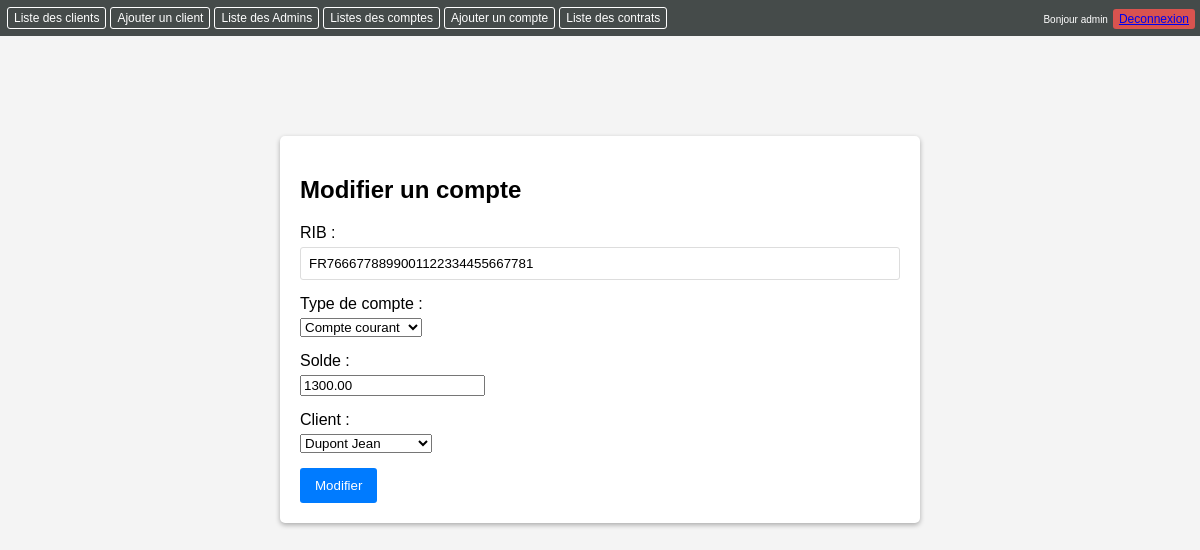
/index.php?action=modifier_compte&id=4 (signed in), run on the app's committed database.
### tables this page shows
CREATE TABLE `comptes` (
  `id` int(11) NOT NULL,
  `rib` varchar(34) NOT NULL,
  `typeCompte` varchar(20) NOT NULL,
  `solde` decimal(10,2) NOT NULL,
  `idClient` int(11) NOT NULL
);

CREATE TABLE `clients` (
  `id` int(11) NOT NULL,
  `nom` varchar(50) NOT NULL,
  `prenom` varchar(50) NOT NULL,
  `email` varchar(100) NOT NULL,
  `telephone` varchar(20) DEFAULT NULL,
  `adresse` varchar(255) DEFAULT NULL
);

### views/comptes/edit.php (the view, shortened to what this page needs)
<?php include __DIR__ . '/../templates/header.php'; ?>
<div class="form-container">
    <h2>Modifier un compte</h2>
    <form method="POST" action="index.php?action=modifier_compte&id=<?php echo $compte['id']; ?>">
        <div class="form-group">
            <label for="rib">RIB :</label>
            <input type="text" name="rib" id="rib" value="<?php echo htmlspecialchars($compte['rib']); ?>">
        </div>
        <div class="form-group">
            <label for="typeCompte">Type de compte :</label>
            <select name="typeCompte" id="typeCompte">
                <option value="Compte courant" <?php if ($compte['typeCompte'] === 'Compte courant') echo 'selected'; ?>>Compte courant</option>
            </select>
        </div>
        <div class="form-group">
            <label for="solde">Solde :</label>
            <input type="number" name="solde" id="solde" value="<?php echo htmlspecialchars($compte['solde']); ?>">
        </div>
        <div class="form-group">
            <label for="idClient">Client :</label>
            <select name="idClient" id="idClient">
                <?php if (isset($clients) && is_array($clients)) : ?>
                    <?php foreach ($clients as $client) : ?>
                        <option value="<?php echo $client['id']; ?>" <?php if ($compte['idClient'] === $client['id']) echo 'selected'; ?>>
                            <?php echo htmlspecialchars($client['nom']) . ' ' . htmlspecialchars($client['prenom']); ?>
                        </option>
                    <?php endforeach; ?>
                <?php else : ?>
                    <option value="">Aucun client disponible</option>
                <?php endif; ?>
            </select>
        </div>
        <button type="submit" name="modifier">Modifier</button>
    </form>
</div>
<?php include __DIR__ . '/../templates/footer.php'; ?>

### css/style.css (style rules this page uses)
body { font-family: sans-serif; margin: 0; padding: 0; background-color: #f4f4f4; }
.form-container { background-color: white; padding: 20px; border-radius: 5px; box-shadow: 0 2px 5px rgba(0, 0, 0, 0.3); width: 50%; margin: 20px auto; }
.form-group { margin-bottom: 15px; }
label { display: block; margin-bottom: 5px; }
input[type="text"], input[type="password"] { width: 100%; padding: 8px; border: 1px solid #ddd; border-radius: 3px; box-sizing: border-box; }
button { background-color: #007bff; color: white; padding: 10px 15px; border: none; border-radius: 3px; cursor: pointer; transition: background-color 0.3s; }

### data on the page
comptes: rib "FR7666778899001122334455667781", typeCompte "Compte courant", solde "1300.00", idClient "Dupont Jean"
